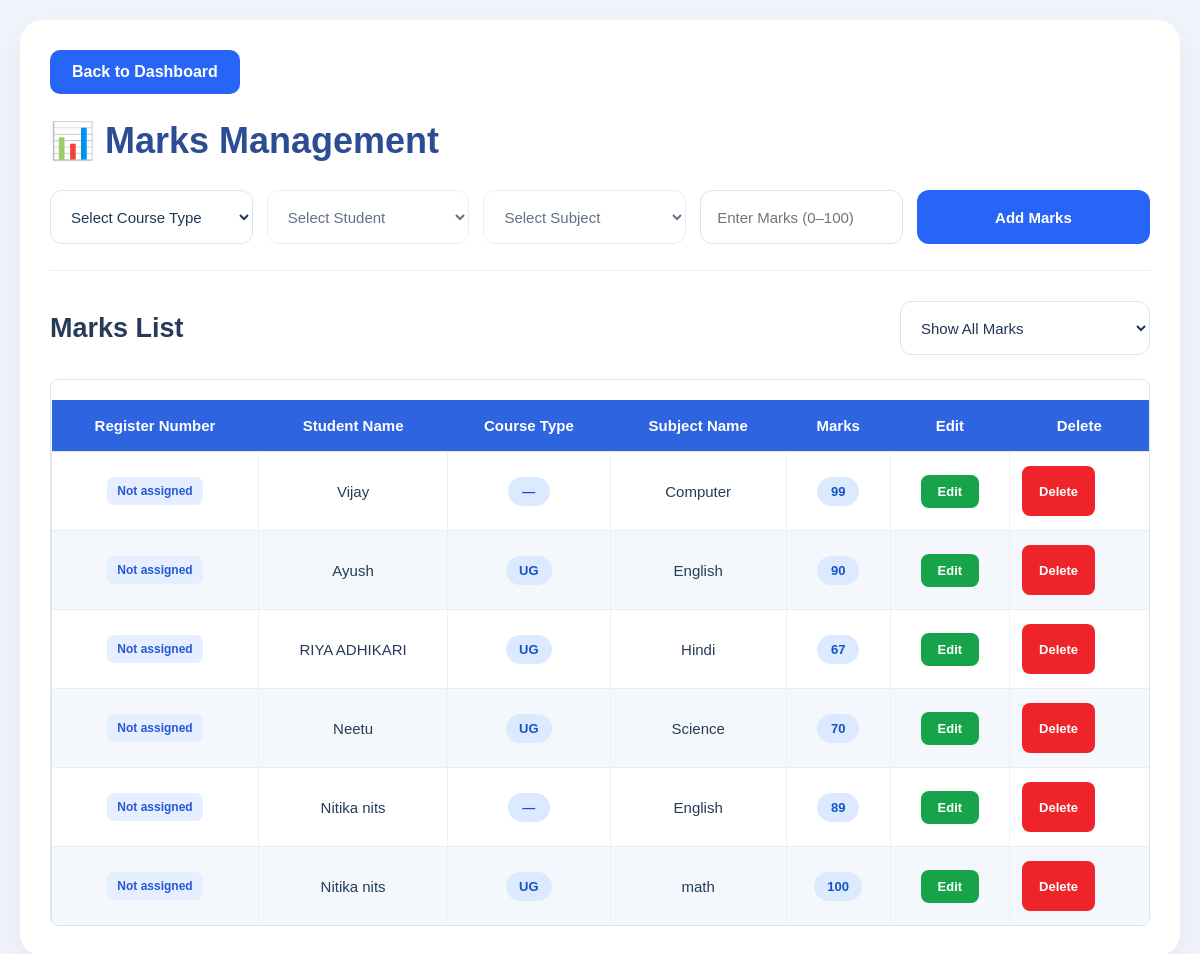
Before: /marks with the older database file.
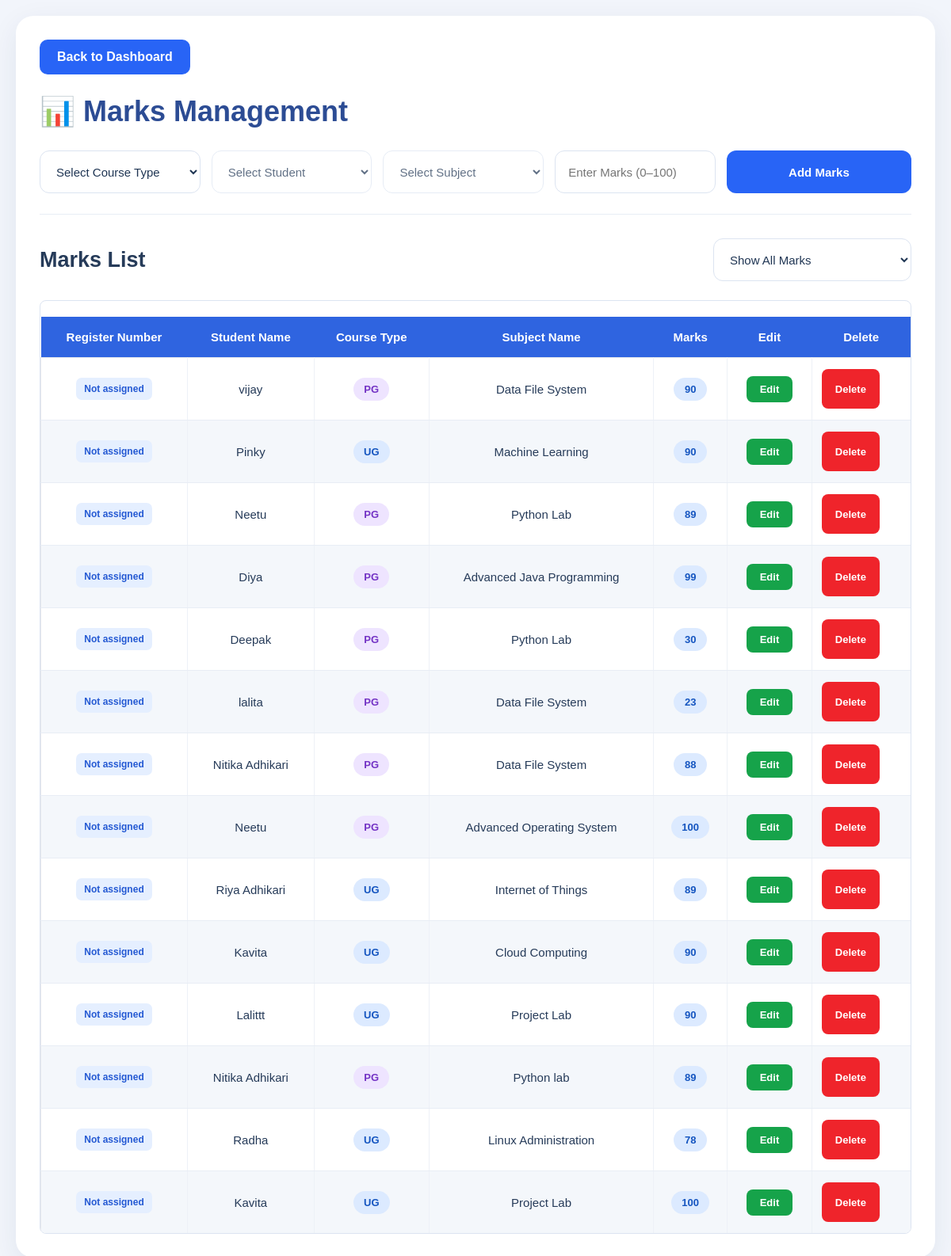
After: the same page with the newer database file.
### tables this page shows
CREATE TABLE marks (
            id INTEGER PRIMARY KEY AUTOINCREMENT,
            student_name TEXT,
            subject_name TEXT,
            marks INTEGER,
            course_type TEXT
        );

### app.py (the view, shortened to what this page needs)
@app.route("/marks", methods=["GET", "POST"])
def marks():
    conn = get_db()
    course_type = valid_course_type(
        request.form.get("course_type") or
        request.args.get("course_type")
    )
    if course_type:
        students_data = conn.execute("""
            SELECT id, name, course_type, student_code
            FROM students
            WHERE UPPER(TRIM(COALESCE(course_type, 'UG'))) = ?
            ORDER BY name
        """, (course_type,)).fetchall()
        subjects_data = conn.execute("""
            SELECT id, subject_name, subject_code, student_name
            FROM subjects
            WHERE UPPER(TRIM(COALESCE(course_type, ''))) = ?
            ORDER BY subject_name
        """, (course_type,)).fetchall()
    else:
        students_data = []
        subjects_data = []
    marks_query = """
        WITH mark_rows AS (
            SELECT
                m.id,
                m.student_name,
                m.subject_name,
                m.marks,
                m.course_type,
                COALESCE(
                    NULLIF(UPPER(TRIM(m.course_type)), ''),
                    (
                        SELECT UPPER(TRIM(s.course_type))
                        FROM subjects s
                        WHERE LOWER(TRIM(s.student_name)) =
                              LOWER(TRIM(m.student_name))
                          AND LOWER(TRIM(s.subject_name)) =
                              LOWER(TRIM(m.subject_name))
                        ORDER BY s.id DESC
                        LIMIT 1
                    ),
                    ''
                ) AS display_course_type
            FROM marks m
        )
        SELECT
            mr.id,
            mr.student_name,
            mr.subject_name,
            mr.marks,
            mr.course_type,
            mr.display_course_type,
            st.student_code
        FROM mark_rows mr
        LEFT JOIN students st
            ON LOWER(TRIM(st.name)) =
               LOWER(TRIM(mr.student_name))
           AND UPPER(TRIM(COALESCE(st.course_type, 'UG'))) =
               mr.display_course_type
    """
    if course_type:
        marks_data = conn.execute(
            marks_query + """
                WHERE mr.display_course_type = ?
                ORDER BY mr.id DESC
            """,
            (course_type,)
        ).fetchall()
    else:
        marks_data = conn.execute(
            marks_query + """
                ORDER BY mr.id DESC
            """
        ).fetchall()
    conn.close()
    return render_template(
        "marks.html",
        students=students_data,
        subjects=subjects_data,
        marks_data=marks_data,
        course_type=course_type
    )

### app.py (called while the page is built)
def get_db():
    conn = sqlite3.connect(DB_PATH)
    conn.row_factory = sqlite3.Row
    return conn

def valid_course_type(value):
    value = (value or "").strip().upper()
    return value if value in ("UG", "PG") else ""

### templates/marks.html (shortened to what the changed rows need)
<!DOCTYPE html>
<html lang="en">
<head>
    <link rel="stylesheet"
          href="{{ url_for('static', filename='style.css') }}">
</head>
<body>
    <div class="page-container">
        <h1>📊 Marks Management</h1>
        <div class="list-header">
            <h2>Marks List</h2>
        </div>
        <div class="table-wrapper">
            <table>
                <thead>
                    <tr>
                        <th>Register Number</th>
                        <th>Student Name</th>
                        <th>Course Type</th>
                        <th>Subject Name</th>
                        <th>Marks</th>
                        <th>Edit</th>
                        <th>Delete</th>
                    </tr>
                </thead>
                <tbody>
                    {% for mark in marks_data %}
                    <tr>
                        <td>
                            <span class="student-code">
                                {{ mark['student_code'] or 'Not assigned' }}
                            </span>
                        </td>
                        <td>{{ mark['student_name'] }}</td>
                        <td>
                            {% set displayed_type =
                                mark['display_course_type']|default('', true)|upper %}
                            {% if displayed_type == 'UG' %}
                                <span class="course-badge">UG</span>
                            {% elif displayed_type == 'PG' %}
                                <span class="course-badge pg-badge">PG</span>
                            {% else %}
                                <span class="course-badge">—</span>
                            {% endif %}
                        </td>
                        <td>{{ mark['subject_name'] }}</td>
                        <td>
                            <span class="marks-badge">
                                {{ mark['marks'] }}
                            </span>
                        </td>
                        <td>
                            <a href="{{ url_for('edit_mark', id=mark['id']) }}"
                               class="edit-button">
                                Edit
                            </a>
                        </td>
                        <td>
                            <form method="POST"
                                  action="{{ url_for('delete_mark', id=mark['id']) }}"
                                  class="delete-form"
                                  style="margin:0;">
                                <button type="submit" class="delete-button">
                                    Delete
                                </button>
                            </form>
                        </td>
                    </tr>
                    {% else %}
                    <tr>
                        <td colspan="7" class="empty-state">
                            No marks found for this selection.
                        </td>
                    </tr>
                    {% endfor %}
                </tbody>
            </table>
        </div>
    </div>
</body>
</html>

Changed rows visible on the page:
removed marks: mark "Not assigned", student_name "Vijay", subject_name "Computer", marks "99"
removed marks: mark "Not assigned", student_name "Ayush", shows "UG", subject_name "English", marks "90"
removed marks: mark "Not assigned", student_name "RIYA ADHIKARI", shows "UG", subject_name "Hindi", marks "67"
removed marks: mark "Not assigned", student_name "Neetu", shows "UG", subject_name "Science", marks "70"
added marks: mark "Not assigned", student_name "vijay", shows "PG", subject_name "Data File System", marks "90"
added marks: mark "Not assigned", student_name "Pinky", shows "UG", subject_name "Machine Learning", marks "90"
added marks: mark "Not assigned", student_name "Neetu", shows "PG", subject_name "Python Lab", marks "89"
added marks: mark "Not assigned", student_name "Diya", shows "PG", subject_name "Advanced Java Programming", marks "99"
added marks: mark "Not assigned", student_name "Deepak", shows "PG", subject_name "Python Lab", marks "30"
added marks: mark "Not assigned", student_name "lalita", shows "PG", subject_name "Data File System", marks "23"
added marks: mark "Not assigned", student_name "Nitika Adhikari", shows "PG", subject_name "Data File System", marks "88"
added marks: mark "Not assigned", student_name "Neetu", shows "PG", subject_name "Advanced Operating System", marks "100"
added marks: mark "Not assigned", student_name "Riya Adhikari", shows "UG", subject_name "Internet of Things", marks "89"
added marks: mark "Not assigned", student_name "Kavita", shows "UG", subject_name "Cloud Computing", marks "90"
added marks: mark "Not assigned", student_name "Lalittt", shows "UG", subject_name "Project Lab", marks "90"
changed marks: student_name "Nitika nits" → "Nitika Adhikari"; subject_name "English" → "Python lab"; text "—" → "PG"
added marks: mark "Not assigned", student_name "Radha", shows "UG", subject_name "Linux Administration", marks "78"
changed marks (number 14 of 14 on the later page): student_name "Nitika nits" → "Kavita"; subject_name "math" → "Project Lab"
